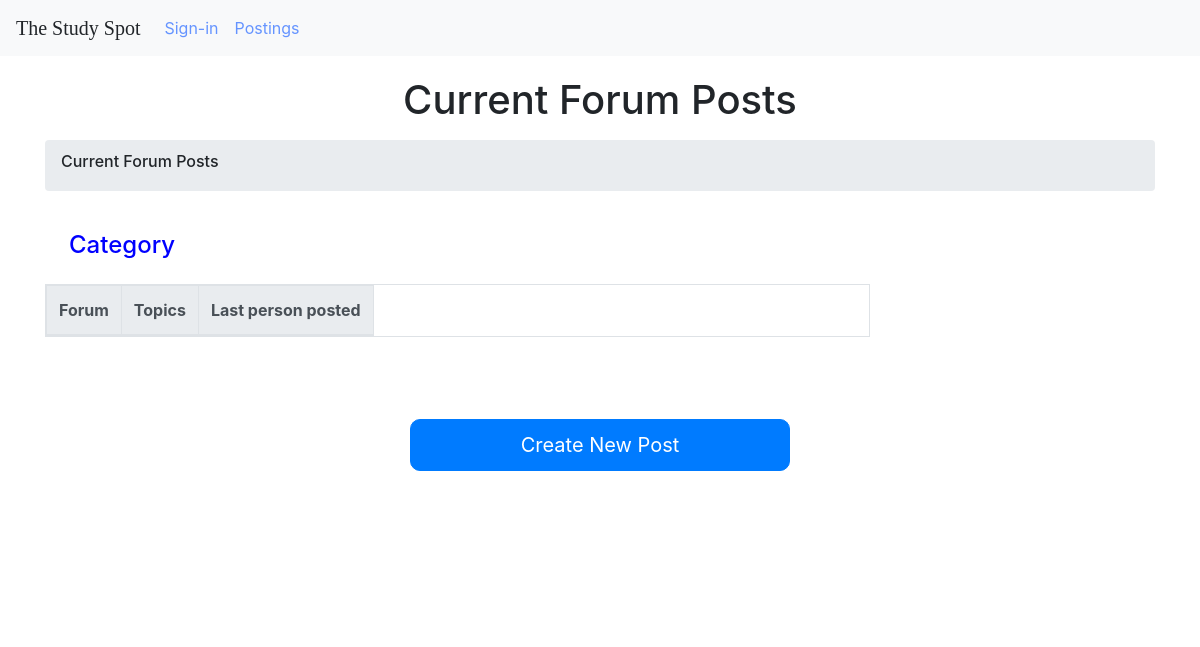
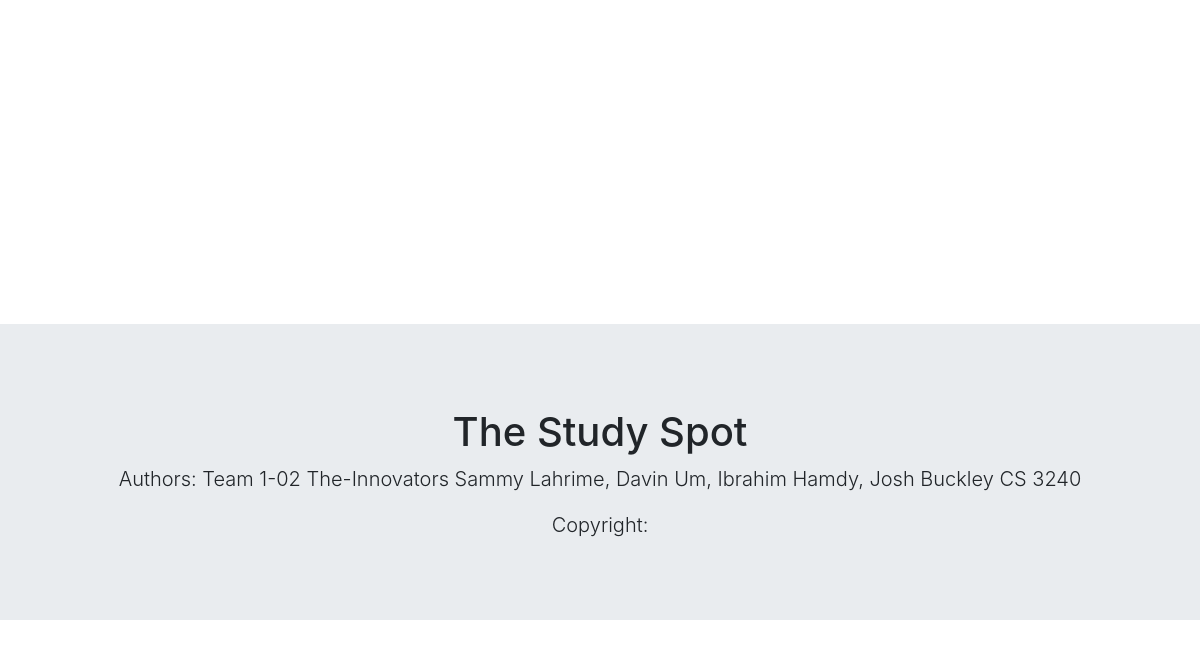
Page /post/ on the earlier database version (2 pictures, top to bottom).
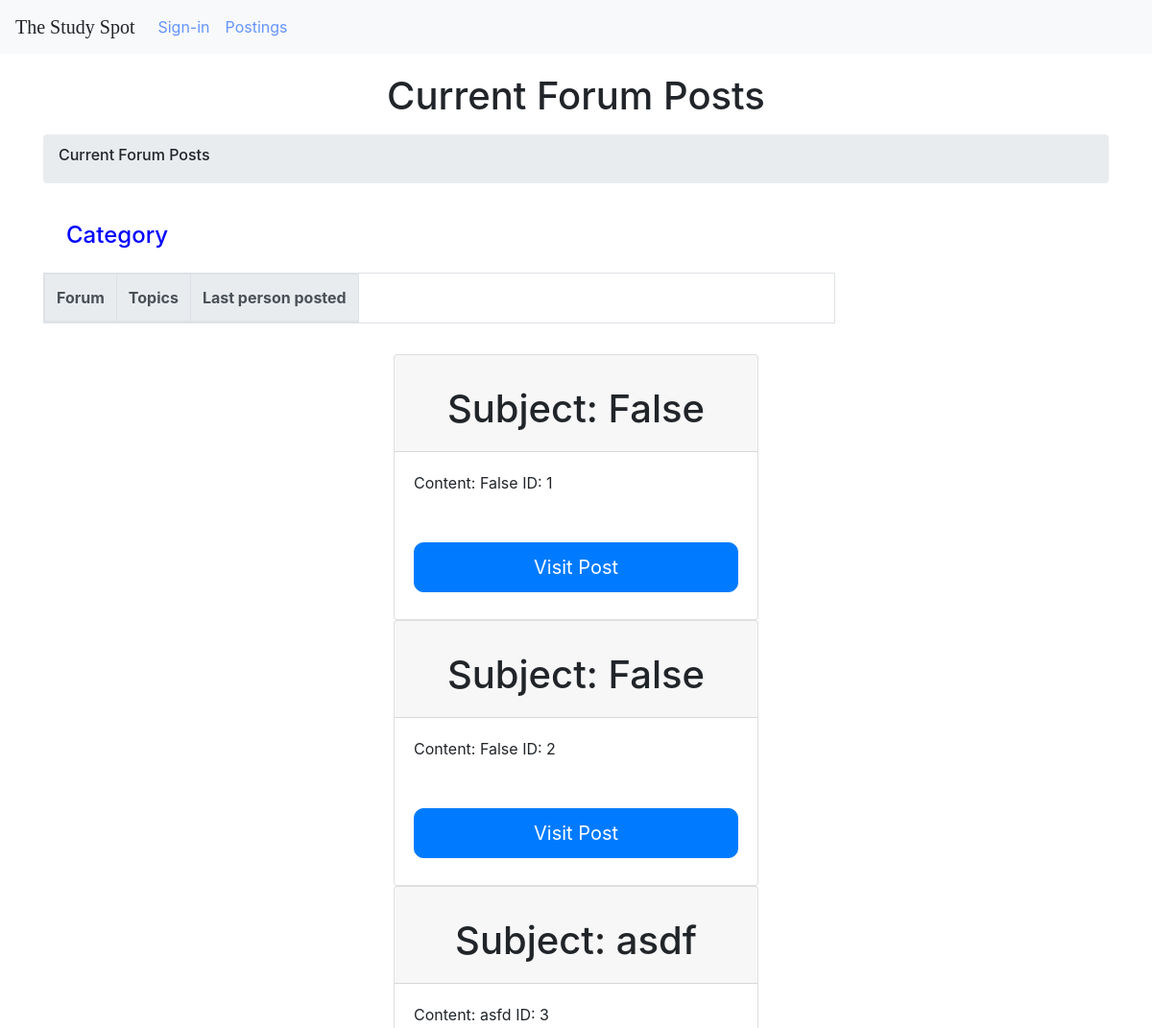
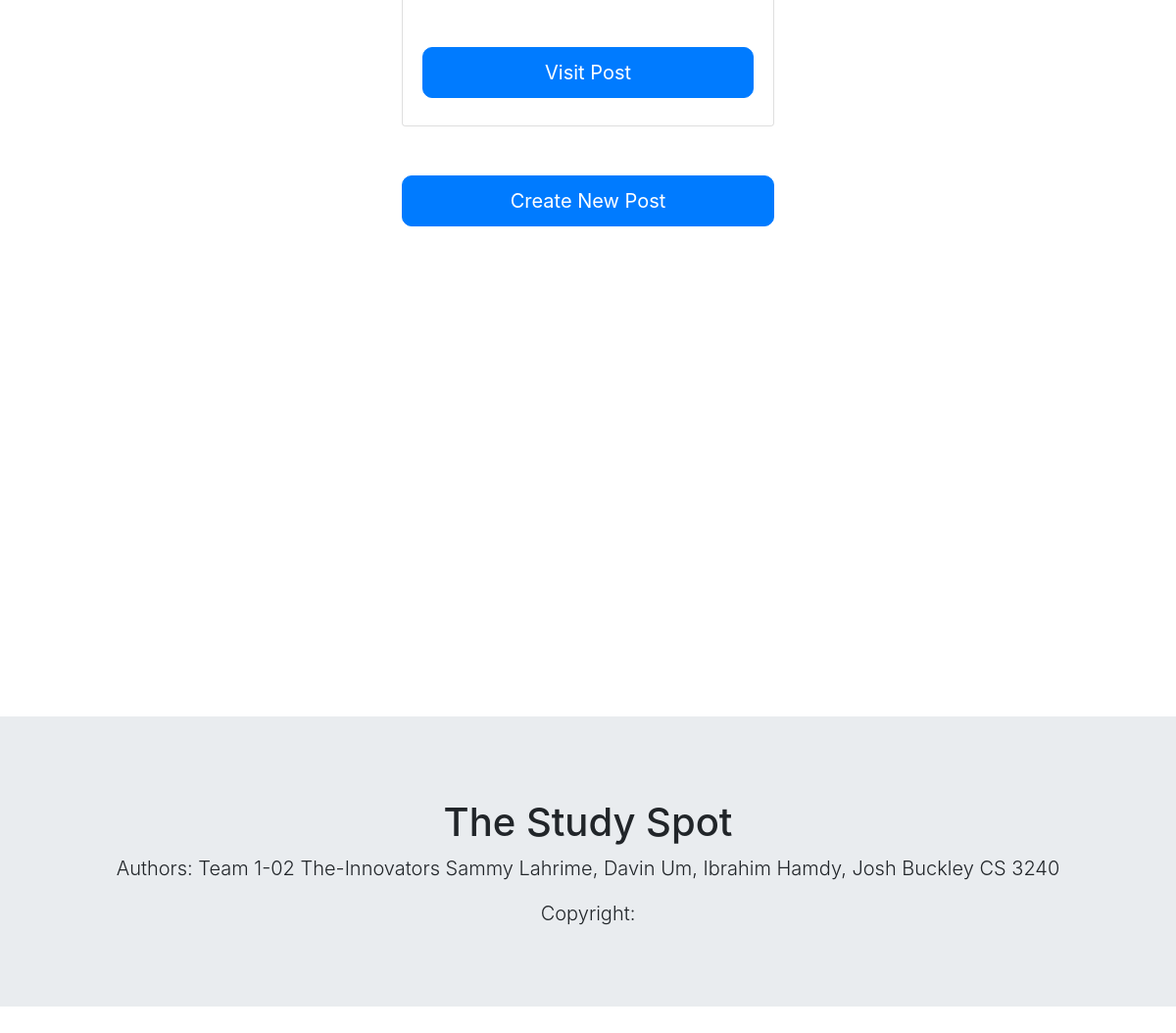
Same page on the later database version (2 pictures, top to bottom).
### StudyForum/models.py (models this page shows)
class Post(models.Model):
    username = models.CharField(max_length = 12, default="na")
    subject = models.CharField(max_length = 50, default="na")
    category = models.CharField(max_length = 20, default="na")
    content = models.CharField(max_length = 100, default="na")

### StudyForum/views.py (the view)
# urls.py: path('post/', views.post, name = 'post'),
def post(request):
    post_list = Post.objects.all()
    context = {'post_list': post_list}
    return render(request, 'studyforum/postings.html',context)

### StudyForum/templates/studyforum/postings.html
{% extends './global_template.html' %}
{% block content %}
  <h1>Current Forum Posts</h1>
  <div class = "container my-3">
      <nav class = "breadcrumb">
        <h6 class = "breadcrumb-item-active">Current Forum Posts</h6>
      </nav>
      <div class = "row">
          <div class="col-12 col-xl-9">
              <h2 style = "color:blue" class="h4 category mb-0 p-4 rounded-top">Category</h2>
                  <table class="table table-striped table-bordered table-responsive">
                      <thead class="thead-light">
                            <tr>
                                <th scope = "col" class = "forum-col">
                                Forum
                                </th>
                                <th scope = "col">
                                    Topics
                                </th>
                                <th scope = "col" class = "last-post-col">
                                Last person posted
                                </th>
                            </tr>
                      </thead>
                  </table>
          </div>
      </div>
  </div>
<div class = "row">
  <div class ="col-md-4"></div>
  <div class = "col-md-4">
        {% for post in post_list %}
        <div class="card z-depth-0 bordered">
                <div class="card-header">
                  <h1>
                  Subject: {{post.subject}}
                  </h1>
                </div>
                <div class="card-body" id ="card-four">
                  Content: {{post.content}}
                  ID: {{post.id}}
                  <h1>
                    <form>
                      <button formaction="{% url 'studyforum:postpage' post.id %}" class = "btn btn-block btn-primary big-button">Visit Post</button>
                    </form>
                  </h1>
                </div>
              </div>
        {% endfor %}
        </div>
        <div class = "col-md-4"></div>
  </div>
    <div class = "row">
      <div class="col-md-4"></div>
      <div class="col-md-4">
    <form>
    <button formaction="{% url 'studyforum:postsubmit' %}" class = "btn btn-block btn-primary big-button">Create New Post</button>
    </form>
    </div>
    <div class="col-md-4"></div>
    </div>
    {% endblock%}

### StudyForum/templates/studyforum/global_template.html (shortened to what this page needs)
{% load static %}
<!DOCTYPE html>
<html lang="en">
  <head>
    <link
      rel="stylesheet"
      href="https://stackpath.bootstrapcdn.com/bootstrap/4.3.1/css/bootstrap.min.css"
    />
    <link rel = "stylesheet" type="text/css" href = "{% static 'css/main.css'%}">
  </head>
  <nav class="navbar navbar-expand-lg navbar-light bg-light">
    <div class="collapse navbar-collapse" id="collapse-bar">
      <a class="navbar-brand primary-text" style="font-family: Pacifico"
        >The Study Spot</a
      >
      <ul class="navbar-nav mr-auto mt-2 mt-lg-0">
        <li class="nav-item">
          <a style="color: #6594ff" class="nav-link" href="{% url 'studyforum:index' %}">Sign-in</a>
        </li>
        <li class="nav-item">
          <a style="color: #6594ff" class="nav-link" href="{% url 'studyforum:post' %}">Postings</a>
        </li>
      </ul>
    </div>
  </nav>
  <body>
   {% block content %} {% endblock %}
    <div class = "row">
    <div class = "footer">
  <div class="jumbotron">
  <h1>The Study Spot</h1>
  <p class="lead">Authors: Team 1-02 The-Innovators Sammy Lahrime, Davin Um, Ibrahim Hamdy, Josh Buckley CS 3240</p>
  <p class = "lead">Copyright: </p>
</div>
</div>
</div>
  </body>
</html>

### StudyForum/static/css/main.css (style rules this page uses)
h1 { text-align: center; margin-top:20px; }
.big-button { padding: 10px 20px; font-size: 20px; border-radius: 10px; margin-top: 50px; }

### StudyForum/templates/studyforum/global_template.html (style rules this page uses)
.footer { left: 0; bottom: 0; margin-top:500px; width: 100%; position: relative; text-align: center; }

Differences in the rows shown:
added Post: subject "False", content "False", id "1"
added Post: subject "False", content "False", id "2"
added Post: subject "asdf", content "asfd", id "3"
